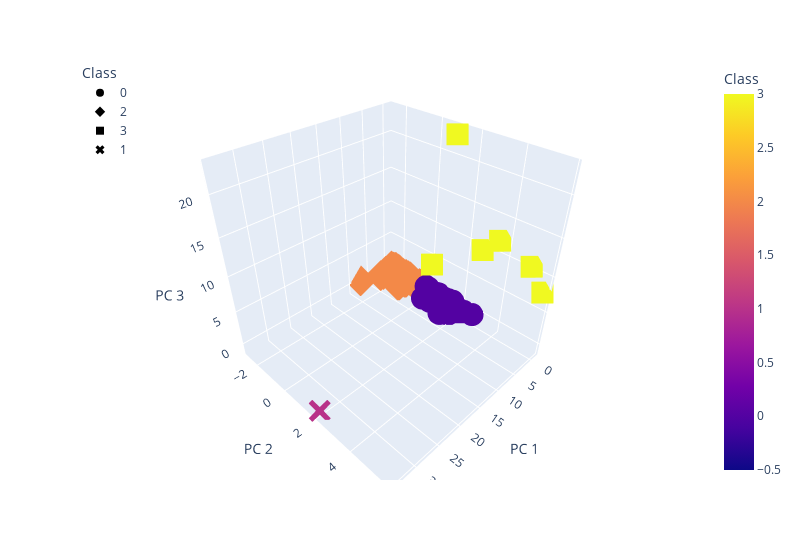

Notebook cell for this chart:
### Markdown cell above
### Deliverable 4: Visualizing Cryptocurrencies Results

#### 3D-Scatter with Clusters

### Code cell
# Creating a 3D-Scatter with the PCA data and the clusters
fig = px.scatter_3d(
    clustered_df,
    x = "PC 1",
    y = "PC 2",
    z = "PC 3",
    hover_name = "CoinName", 
    hover_data = ["Algorithm"],
    color = "Class",
    symbol = "Class",
    width = 800,
)
fig.update_layout(legend=dict(x=0, y=1))
fig.show()

### Figure 1 — Plotly figure (JSON) as saved in the notebook; plotly's stock layout.template omitted (floating-point values rounded to 4 significant figures; data arrays with more than 128 entries replaced by an {"elided": "..."} marker saying what was removed)
{"data": [{"customdata": {"elided": "286x1 str values"}, "hovertemplate": "<b>%{hovertext}</b><br><br>Class=%{marker.color}<br>PC 1=%{x}<br>PC 2=%{y}<br>PC 3=%{z}<br>Algorithm=%{customdata[0]}<extra></extra>", "hovertext": {"elided": "286 str values"}, "legendgroup": "0", "marker": {"color": {"elided": "286 int values"}, "coloraxis": "coloraxis", "symbol": "circle"}, "mode": "markers", "name": "0", "scene": "scene", "showlegend": true, "type": "scatter3d", "x": {"elided": "286 float values"}, "y": {"elided": "286 float values"}, "z": {"elided": "286 float values"}}, {"customdata": {"elided": "239x1 str values"}, "hovertemplate": "<b>%{hovertext}</b><br><br>Class=%{marker.color}<br>PC 1=%{x}<br>PC 2=%{y}<br>PC 3=%{z}<br>Algorithm=%{customdata[0]}<extra></extra>", "hovertext": {"elided": "239 str values"}, "legendgroup": "2", "marker": {"color": {"elided": "239 int values"}, "coloraxis": "coloraxis", "symbol": "diamond"}, "mode": "markers", "name": "2", "scene": "scene", "showlegend": true, "type": "scatter3d", "x": {"elided": "239 float values"}, "y": {"elided": "239 float values"}, "z": {"elided": "239 float values"}}, {"customdata": [["VeChainThor Authority"], ["Proof-of-BibleHash"], ["SHA-256 + Hive"], ["Proof-of-Authority"], ["ECC 256K1"], ["Leased POS"]], "hovertemplate": "<b>%{hovertext}</b><br><br>Class=%{marker.color}<br>PC 1=%{x}<br>PC 2=%{y}<br>PC 3=%{z}<br>Algorithm=%{customdata[0]}<extra></extra>", "hovertext": ["Vechain", "BiblePay", "LitecoinCash", "Poa Network", "Acute Angle Cloud", "Waves"], "legendgroup": "3", "marker": {"color": [3, 3, 3, 3, 3, 3], "coloraxis": "coloraxis", "symbol": "square"}, "mode": "markers", "name": "3", "scene": "scene", "showlegend": true, "type": "scatter3d", "x": [4.592, -0.6172, -0.5493, -0.9446, -0.5655, 0.05655], "y": [1.187, 5.197, 3.638, 5.82, 2.866, 1.189], "z": [7.202, 10.68, 12.15, 7.909, 9.885, 22.92]}, {"customdata": [["TRC10"]], "hovertemplate": "<b>%{hovertext}</b><br><br>Class=%{marker.color}<br>PC 1=%{x}<br>PC 2=%{y}<br>PC 3=%{z}<br>Algorithm=%{customdata[0]}<extra></extra>", "hovertext": ["BitTorrent"], "legendgroup": "1", "marker": {"color": [1], "coloraxis": "coloraxis", "symbol": "x"}, "mode": "markers", "name": "1", "scene": "scene", "showlegend": true, "type": "scatter3d", "x": [33.98], "y": [1.968], "z": [-0.9793]}], "layout": {"coloraxis": {"colorbar": {"title": {"text": "Class"}}, "colorscale": [[0, "#0d0887"], [0.1111, "#46039f"], [0.2222, "#7201a8"], [0.3333, "#9c179e"], [0.4444, "#bd3786"], [0.5556, "#d8576b"], [0.6667, "#ed7953"], [0.7778, "#fb9f3a"], [0.8889, "#fdca26"], [1, "#f0f921"]]}, "legend": {"title": {"text": "Class"}, "tracegroupgap": 0, "x": 0, "y": 1}, "margin": {"t": 60}, "scene": {"domain": {"x": [0, 1], "y": [0, 1]}, "xaxis": {"title": {"text": "PC 1"}}, "yaxis": {"title": {"text": "PC 2"}}, "zaxis": {"title": {"text": "PC 3"}}}, "width": 800}}
